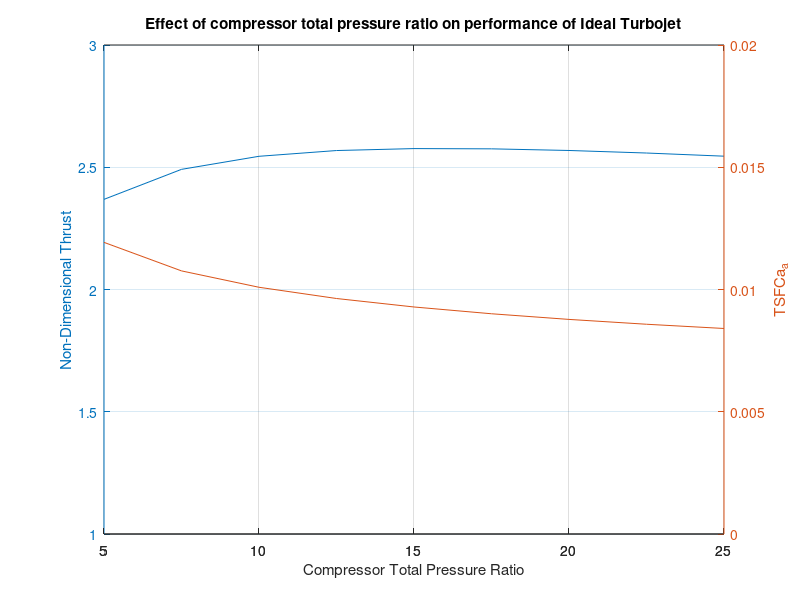

Write MATLAB code to recreate this figure.
clc; clear all;
Ma = 0.75; Tt4byTa = 6; PIc = [5:2.5:25]; Heat = 150;
gamma = 1.4; Ta = 288; TtabyTa = (1+ ((gamma-1)*Ma^2)/2);
Tta = TtabyTa*Ta; k = length(PIc);
for i = 1:k
    Towc(i) = (PIc(i)).^((gamma-1)/gamma);
    Towb(i) = (Tt4byTa)*(1/TtabyTa)*(1/Towc(i));
    Towt(i) = 1-(TtabyTa)*(1/Tt4byTa)*(Towc(i)-1);
    Thrust(i) = Ma*(sqrt(Towb(i)*((TtabyTa*Towc(i)*Towt(i)-1)/(TtabyTa-1)))-1);
    TSFC(i) = ((Tt4byTa-(TtabyTa*Towc(i)))*(1/(Heat*Ma)))/(sqrt((TtabyTa/(TtabyTa-1))*(Towb(i)-1)*(Towc(i)-1) + Towb(i))-1);
end
[ax,h1,h2] = plotyy(PIc,Thrust,PIc,TSFC); grid on ;
set(ax(1), 'YLim' , [1,3]); set(ax(2), 'YLim' , [0,0.02]);
set(ax, 'XLim' , [5,25]); set(ax(1),'YTick',[1:.5:3]);
set(ax(2),'YTick',[0:.005:0.02]);
set(get(ax(1),'Ylabel'),'string','Non-Dimensional Thrust')
set(get(ax(2),'Ylabel'),'string','TSFCa_a')
xlabel('Compressor Total Pressure Ratio')
title('Effect of compressor total pressure ratio on performance of Ideal Turbojet') 
